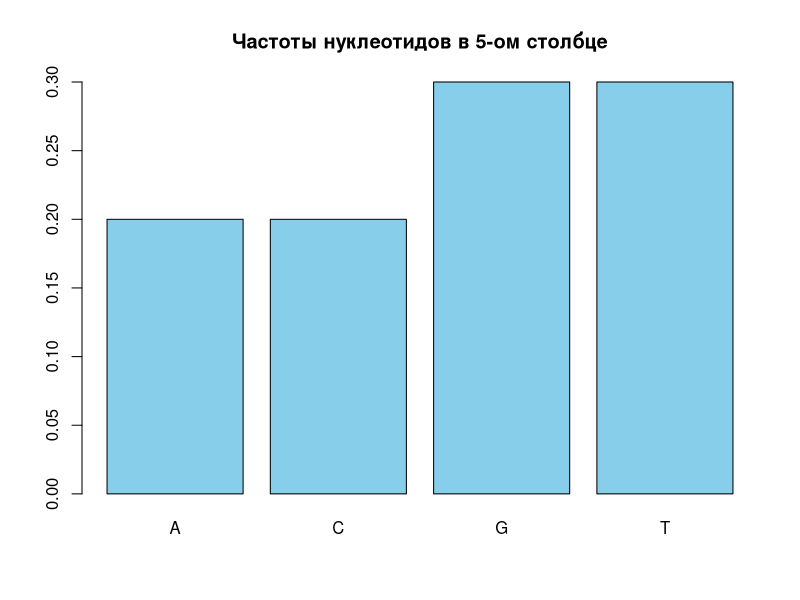

Here is the R script that generated this plot:
motifs2 <- matrix(c(
  "a", "C", "g", "G", "T", "A", "A", "t", "t", "C", "a", "G",
  "t", "G", "G", "G", "C", "A", "A", "T", "t", "C", "C", "a",
  "A", "C", "G", "t", "t", "A", "A", "t", "t", "C", "G", "G",
  "T", "G", "C", "G", "G", "G", "A", "t", "t", "C", "C", "C",
  "t", "C", "G", "a", "A", "A", "A", "t", "t", "C", "a", "G",
  "A", "C", "G", "G", "C", "G", "A", "a", "t", "T", "C", "C",
  "T", "C", "G", "t", "G", "A", "A", "t", "t", "a", "C", "G",
  "t", "C", "G", "G", "G", "A", "A", "t", "t", "C", "a", "C",
  "A", "G", "G", "G", "T", "A", "A", "t", "t", "C", "C", "G",
  "t", "C", "G", "G", "A", "A", "A", "a", "t", "C", "a", "C"
), nrow = 10, byrow = TRUE)

motifs2 <- toupper(motifs2)

count_matrix <- apply(motifs2, 2, function(col) table(factor(col, levels = c("A", "C", "G", "T"))))

scoreMotifs <- function(x){
  counts <- table(factor(x, levels = c("A", "C", "G", "T")))
  counts / sum(counts)
}
profile <- apply(motifs2, 2, scoreMotifs)

getConsensus <- function(x){
  nucleotides <- c("A", "C", "G", "T")
  nucleotides[which.max(x)]
}
consensus <- apply(profile, 2, getConsensus)
consensus <- paste(consensus, collapse = "")
consensus
?barplot
barplot(scoreMotifs(motifs2[,5]), col = "skyblue", main = 'Частоты нуклеотидов в 5-ом столбце')
